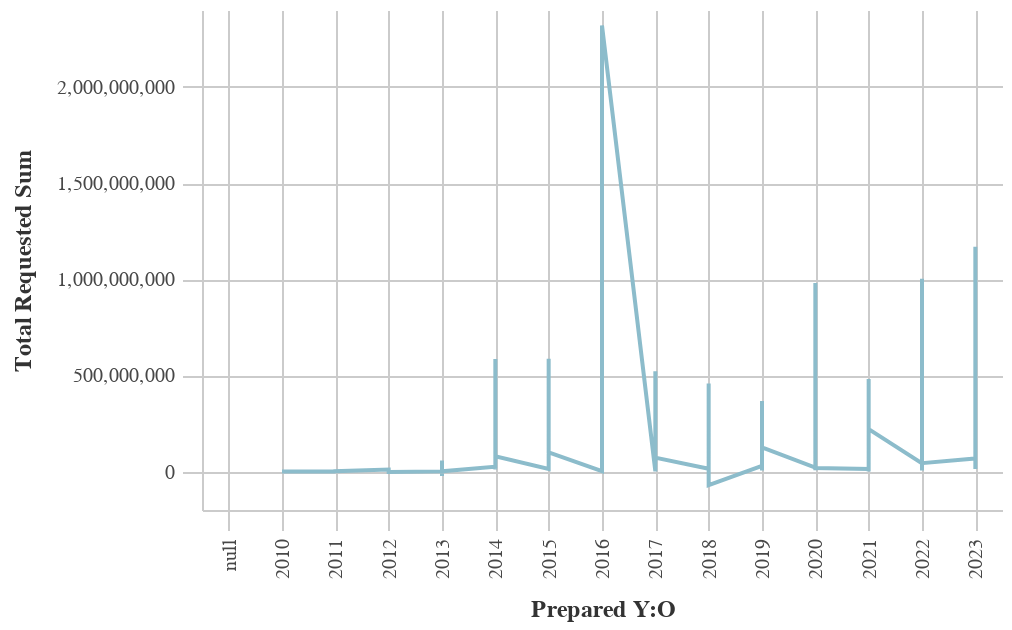

The notebook cell saved with this chart:
### Code cell
_dla_utils.basic_line_chart(df1, "prepared_y:O", "total_requested_sum", "subset")

### Figure 1 — Vega-Lite specification as saved in the notebook (floating-point values rounded to 4 significant figures; data arrays with more than 128 entries replaced by an {"elided": "..."} marker saying what was removed)
{"width": 400, "height": 250, "background": "white", "config": {"title": {"fontSize": 18, "font": "Raleway", "anchor": "middle", "fontColor": "#333", "fontWeight": 300, "offset": 20}, "header": {"labelFont": "Nunito Sans", "titleFont": "Raleway"}, "axis": {"domain": true, "domainColor": "#cbcbcb", "grid": true, "gridColor": "#cbcbcb", "gridWidth": 1, "labelColor": "#474747", "labelFontSize": 10, "titleColor": "#333", "tickColor": "#cbcbcb", "tickSize": 10, "titleFontSize": 12, "titlePadding": 10, "labelPadding": 4, "labelFont": "Nunito Sans", "titleFont": "Raleway"}, "axisBand": {"grid": false}, "range": {"category_bright": ["#2EA8CE", "#EB9F3C", "#F4D837", "#51BF9D", "#8CBCCB", "#9487C0"], "category_bold": ["#136C97", "#E16B26", "#F6BF16", "#00896B", "#7790A3", "#5B559C"], "diverging": ["#E16B26", "#EB9F3C", "#f6e7e1", "#8CBCCB", "#2EA8CE", "#136C97"], "sequential": ["#B9D6DF", "#8CBCCB", "#2EA8CE", "#136C97", "#0B405B"]}, "legend": {"labelFont": "Nunito Sans", "labelFontSize": 11, "symbolType": "square", "symbolSize": 30, "titleFont": "Raleway", "titleFontSize": 14, "titlePadding": 10, "padding": 1, "orient": "right", "labelLimit": 0, "labelColor": "#333", "titleColor": "#333"}, "view": {"stroke": "transparent"}, "group": {"fill": "white"}, "arc": {"fill": "#8CBCCB"}, "area": {"fill": "#8CBCCB"}, "line": {"stroke": "#8CBCCB", "strokeWidth": 2}, "trail": {"color": "#8CBCCB", "stroke": "#8CBCCB", "strokeWidth": 0, "size": 1}, "path": {"stroke": "#8CBCCB", "strokeWidth": 0.5}, "rect": {"fill": "#8CBCCB"}, "point": {"filled": true, "shape": "circle"}, "shape": {"stroke": "#8CBCCB"}, "text": {"font": "Nunito Sans", "color": "#8CBCCB", "fontSize": 11, "align": "center", "fontWeight": 400, "size": 11}, "bar": {"binSpacing": 2, "fill": "#8CBCCB", "stroke": false}, "background": "white", "font": "Raleway"}, "data": {"name": "data-2aeca6f742060d2d7a6a78fa22a60a62"}, "mark": {"type": "line"}, "encoding": {"tooltip": [{"field": "prepared_y", "title": "Prepared Y:O", "type": "ordinal"}, {"field": "total_requested_sum", "title": "Total Requested Sum", "type": "quantitative"}], "x": {"field": "prepared_y", "title": "Prepared Y:O", "type": "ordinal"}, "y": {"field": "total_requested_sum", "title": "Total Requested Sum", "type": "quantitative"}}, "$schema": "https://vega.github.io/schema/vega-lite/v5.8.0.json", "datasets": {"data-2aeca6f742060d2d7a6a78fa22a60a62": {"elided": "147 records"}}}
